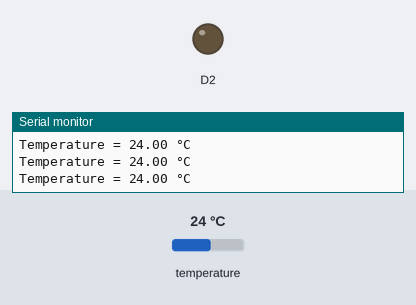
The sketch below on a simulated Arduino Nano 33 BLE. On the bench: output pins drawn as LEDs (lit = HIGH), the last lines printed to the serial monitor. The test bench sets the inputs (shaded band); at power-on: temperature 24 °C.

Above: at 1.3 s.
1.4 s: temperature set to 29.5 °C
3.2 s: temperature set to 30.7 °C
At 5.2 s:
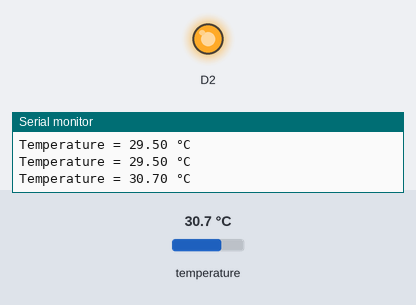
Timing chart, 0 to 6.7 s (numbered marks = the images above; inputs shaded):
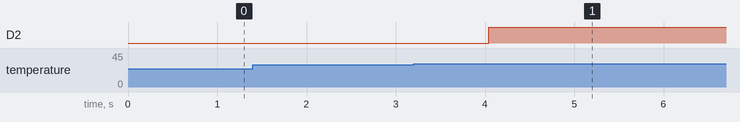

The sketch:

tea.ino
```cpp
#include <Arduino_HTS221.h>

int seq=0;

void setup() {

  pinMode(2,OUTPUT);


  Serial.begin(9600);
  while (!Serial);

  if (!HTS.begin()) {
    Serial.println("Failed to initialize humidity temperature sensor!");
    while (1);
  }
}

void loop() {
  // read all the sensor values
  seq = seq%3;
  float temperature = HTS.readTemperature();


  // print each of the sensor values
  Serial.print("Temperature = ");
  Serial.print(temperature);
  Serial.println(" °C");


  // print an empty line
  Serial.println();

  // wait 1 second to print again
  delay(500);

  switch(seq){

    case 0:

      if(temperature > 30){

        digitalWrite(2,true);

        delay(6e5);
        seq++;
        }

      break;

    case 1:

      if(temperature > 30){

        digitalWrite(2,false);
        delay(500);
        digitalWrite(2,true);


        }
      else{
        seq++;
        }
      break;

    case 2:
      digitalWrite(2,false);
      seq++;
      break;

  }


}
```

Measured:
- the behaviour switches between 30 and 30.1 °C on temperature (found by bisection; images 0 and 1)
- after the input at 3.2 s, D2: LOW → HIGH after 0.84 s
